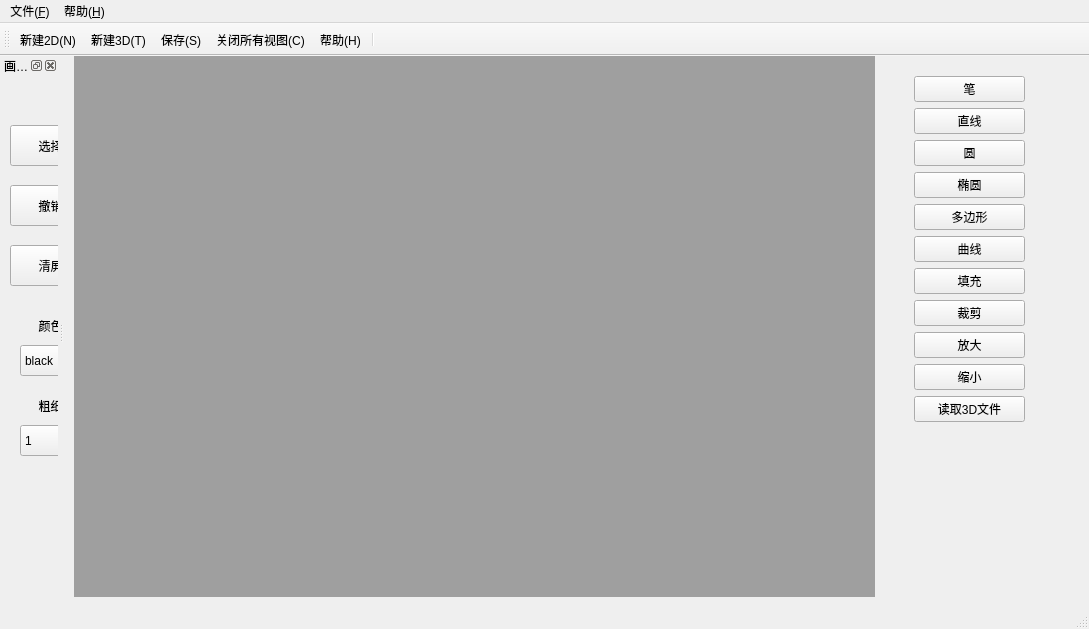
<?xml version="1.0" encoding="UTF-8"?>
<ui version="4.0">
 <class>MainWindow</class>
 <widget class="QMainWindow" name="MainWindow">
  <property name="geometry">
   <rect>
    <x>0</x>
    <y>0</y>
    <width>1089</width>
    <height>629</height>
   </rect>
  </property>
  <property name="mouseTracking">
   <bool>true</bool>
  </property>
  <property name="windowTitle">
   <string>MainWindow</string>
  </property>
  <widget class="QWidget" name="centralWidget">
   <property name="mouseTracking">
    <bool>true</bool>
   </property>
   <widget class="QWidget" name="widget" native="true">
    <property name="geometry">
     <rect>
      <x>10</x>
      <y>0</y>
      <width>801</width>
      <height>551</height>
     </rect>
    </property>
    <property name="mouseTracking">
     <bool>true</bool>
    </property>
    <widget class="QMdiArea" name="mdiArea">
     <property name="geometry">
      <rect>
       <x>0</x>
       <y>0</y>
       <width>801</width>
       <height>541</height>
      </rect>
     </property>
     <property name="mouseTracking">
      <bool>true</bool>
     </property>
     <property name="tabsClosable">
      <bool>false</bool>
     </property>
    </widget>
   </widget>
   <widget class="QWidget" name="widget_2" native="true">
    <property name="geometry">
     <rect>
      <x>810</x>
      <y>0</y>
      <width>171</width>
      <height>511</height>
     </rect>
    </property>
    <property name="mouseTracking">
     <bool>false</bool>
    </property>
    <widget class="QWidget" name="verticalLayoutWidget">
     <property name="geometry">
      <rect>
       <x>-10</x>
       <y>0</y>
       <width>181</width>
       <height>511</height>
      </rect>
     </property>
     <layout class="QVBoxLayout" name="verticalLayout">
      <property name="sizeConstraint">
       <enum>QLayout::SetMaximumSize</enum>
      </property>
      <property name="leftMargin">
       <number>50</number>
      </property>
      <property name="topMargin">
       <number>20</number>
      </property>
      <property name="rightMargin">
       <number>20</number>
      </property>
      <property name="bottomMargin">
       <number>50</number>
      </property>
      <item>
       <widget class="QPushButton" name="pen">
        <property name="text">
         <string>笔</string>
        </property>
        <property name="icon">
         <iconset>
          <selectedoff>:/images/笔.png</selectedoff>
         </iconset>
        </property>
       </widget>
      </item>
      <item>
       <widget class="QPushButton" name="line">
        <property name="text">
         <string>直线</string>
        </property>
        <property name="icon">
         <iconset>
          <selectedoff>:/images/直线.png</selectedoff>
         </iconset>
        </property>
       </widget>
      </item>
      <item>
       <widget class="QPushButton" name="circle">
        <property name="text">
         <string>圆</string>
        </property>
        <property name="icon">
         <iconset>
          <selectedoff>:/images/圆.png</selectedoff>
         </iconset>
        </property>
       </widget>
      </item>
      <item>
       <widget class="QPushButton" name="ellipse">
        <property name="text">
         <string>椭圆</string>
        </property>
        <property name="icon">
         <iconset>
          <selectedoff>:/images/椭圆形.png</selectedoff>
         </iconset>
        </property>
       </widget>
      </item>
      <item>
       <widget class="QPushButton" name="polygon">
        <property name="text">
         <string>多边形</string>
        </property>
        <property name="icon">
         <iconset>
          <selectedoff>:/images/点击选多边形.png</selectedoff>
         </iconset>
        </property>
       </widget>
      </item>
      <item>
       <widget class="QPushButton" name="Bezier">
        <property name="text">
         <string>曲线</string>
        </property>
        <property name="icon">
         <iconset>
          <selectedoff>:/images/曲线.png</selectedoff>
         </iconset>
        </property>
       </widget>
      </item>
      <item>
       <widget class="QPushButton" name="fillcolor">
        <property name="text">
         <string>填充</string>
        </property>
        <property name="icon">
         <iconset>
          <selectedoff>:/images/填充.png</selectedoff>
         </iconset>
        </property>
       </widget>
      </item>
      <item>
       <widget class="QPushButton" name="caijian">
        <property name="text">
         <string>裁剪</string>
        </property>
        <property name="icon">
         <iconset>
          <selectedoff>:/images/编辑.png</selectedoff>
         </iconset>
        </property>
       </widget>
      </item>
      <item>
       <widget class="QPushButton" name="zoomin">
        <property name="text">
         <string>放大</string>
        </property>
        <property name="icon">
         <iconset>
          <selectedon>:/images/放大镜.png</selectedon>
         </iconset>
        </property>
       </widget>
      </item>
      <item>
       <widget class="QPushButton" name="zoomout">
        <property name="text">
         <string>缩小</string>
        </property>
        <property name="icon">
         <iconset>
          <selectedon>:/images/缩小.png</selectedon>
         </iconset>
        </property>
       </widget>
      </item>
      <item>
       <widget class="QPushButton" name="read3D">
        <property name="text">
         <string>读取3D文件</string>
        </property>
        <property name="icon">
         <iconset>
          <selectedoff>:/images/3d.png</selectedoff>
         </iconset>
        </property>
       </widget>
      </item>
     </layout>
    </widget>
   </widget>
  </widget>
  <widget class="QMenuBar" name="menuBar">
   <property name="geometry">
    <rect>
     <x>0</x>
     <y>0</y>
     <width>1089</width>
     <height>26</height>
    </rect>
   </property>
   <widget class="QMenu" name="menu_F">
    <property name="title">
     <string>文件(&amp;F)</string>
    </property>
    <addaction name="actions_T"/>
    <addaction name="actionnew3D"/>
    <addaction name="action_S"/>
    <addaction name="actionclose"/>
   </widget>
   <widget class="QMenu" name="menu_H">
    <property name="title">
     <string>帮助(&amp;H)</string>
    </property>
    <addaction name="actions_H"/>
   </widget>
   <addaction name="menu_F"/>
   <addaction name="menu_H"/>
  </widget>
  <widget class="QStatusBar" name="statusBar"/>
  <widget class="QToolBar" name="mainToolBar">
   <property name="toolButtonStyle">
    <enum>Qt::ToolButtonTextUnderIcon</enum>
   </property>
   <attribute name="toolBarArea">
    <enum>TopToolBarArea</enum>
   </attribute>
   <attribute name="toolBarBreak">
    <bool>false</bool>
   </attribute>
   <addaction name="actions_T"/>
   <addaction name="actionnew3D"/>
   <addaction name="action_S"/>
   <addaction name="actionclose"/>
   <addaction name="actions_H"/>
   <addaction name="separator"/>
  </widget>
  <widget class="QDockWidget" name="dockWidget">
   <property name="sizePolicy">
    <sizepolicy hsizetype="Maximum" vsizetype="Maximum">
     <horstretch>0</horstretch>
     <verstretch>0</verstretch>
    </sizepolicy>
   </property>
   <property name="acceptDrops">
    <bool>false</bool>
   </property>
   <property name="autoFillBackground">
    <bool>false</bool>
   </property>
   <property name="allowedAreas">
    <set>Qt::AllDockWidgetAreas</set>
   </property>
   <property name="windowTitle">
    <string>画图工具</string>
   </property>
   <attribute name="dockWidgetArea">
    <number>1</number>
   </attribute>
   <widget class="QWidget" name="dockWidgetContents">
    <widget class="QComboBox" name="comboBox_2">
     <property name="geometry">
      <rect>
       <x>20</x>
       <y>270</y>
       <width>71</width>
       <height>31</height>
      </rect>
     </property>
     <item>
      <property name="text">
       <string>black</string>
      </property>
     </item>
     <item>
      <property name="text">
       <string>red</string>
      </property>
     </item>
     <item>
      <property name="text">
       <string>orange</string>
      </property>
     </item>
     <item>
      <property name="text">
       <string>yellow</string>
      </property>
     </item>
     <item>
      <property name="text">
       <string>green</string>
      </property>
     </item>
     <item>
      <property name="text">
       <string>blue</string>
      </property>
     </item>
     <item>
      <property name="text">
       <string>purple</string>
      </property>
     </item>
    </widget>
    <widget class="QLabel" name="label_3">
     <property name="geometry">
      <rect>
       <x>20</x>
       <y>230</y>
       <width>61</width>
       <height>41</height>
      </rect>
     </property>
     <property name="text">
      <string>颜色</string>
     </property>
     <property name="textFormat">
      <enum>Qt::PlainText</enum>
     </property>
     <property name="alignment">
      <set>Qt::AlignCenter</set>
     </property>
    </widget>
    <widget class="QLabel" name="label_2">
     <property name="geometry">
      <rect>
       <x>20</x>
       <y>310</y>
       <width>61</width>
       <height>41</height>
      </rect>
     </property>
     <property name="sizePolicy">
      <sizepolicy hsizetype="Preferred" vsizetype="Preferred">
       <horstretch>0</horstretch>
       <verstretch>0</verstretch>
      </sizepolicy>
     </property>
     <property name="focusPolicy">
      <enum>Qt::NoFocus</enum>
     </property>
     <property name="layoutDirection">
      <enum>Qt::LeftToRight</enum>
     </property>
     <property name="frameShadow">
      <enum>QFrame::Raised</enum>
     </property>
     <property name="text">
      <string>粗细</string>
     </property>
     <property name="alignment">
      <set>Qt::AlignCenter</set>
     </property>
    </widget>
    <widget class="QComboBox" name="comboBox">
     <property name="geometry">
      <rect>
       <x>20</x>
       <y>350</y>
       <width>71</width>
       <height>31</height>
      </rect>
     </property>
     <property name="layoutDirection">
      <enum>Qt::LeftToRight</enum>
     </property>
     <item>
      <property name="text">
       <string>1</string>
      </property>
     </item>
     <item>
      <property name="text">
       <string>2</string>
      </property>
     </item>
     <item>
      <property name="text">
       <string>3</string>
      </property>
     </item>
     <item>
      <property name="text">
       <string>4</string>
      </property>
     </item>
     <item>
      <property name="text">
       <string>5</string>
      </property>
     </item>
     <item>
      <property name="text">
       <string>6</string>
      </property>
     </item>
     <item>
      <property name="text">
       <string>7</string>
      </property>
     </item>
     <item>
      <property name="text">
       <string>8</string>
      </property>
     </item>
     <item>
      <property name="text">
       <string>9</string>
      </property>
     </item>
    </widget>
    <widget class="QPushButton" name="choose">
     <property name="geometry">
      <rect>
       <x>10</x>
       <y>50</y>
       <width>81</width>
       <height>41</height>
      </rect>
     </property>
     <property name="text">
      <string>选择</string>
     </property>
     <property name="icon">
      <iconset resource="res.qrc">
       <normaloff>:/images/mouse.png</normaloff>:/images/mouse.png</iconset>
     </property>
    </widget>
    <widget class="QPushButton" name="clear">
     <property name="geometry">
      <rect>
       <x>10</x>
       <y>170</y>
       <width>81</width>
       <height>41</height>
      </rect>
     </property>
     <property name="text">
      <string>清屏</string>
     </property>
     <property name="icon">
      <iconset resource="res.qrc">
       <normaloff>:/images/clear_screen.png</normaloff>:/images/clear_screen.png</iconset>
     </property>
    </widget>
    <widget class="QPushButton" name="to_back">
     <property name="geometry">
      <rect>
       <x>10</x>
       <y>110</y>
       <width>81</width>
       <height>41</height>
      </rect>
     </property>
     <property name="text">
      <string>撤销</string>
     </property>
     <property name="icon">
      <iconset resource="res.qrc">
       <normaloff>:/images/back.png</normaloff>:/images/back.png</iconset>
     </property>
    </widget>
   </widget>
  </widget>
  <action name="actions_T">
   <property name="icon">
    <iconset resource="res.qrc">
     <normaloff>:/images/新建文件.png</normaloff>:/images/新建文件.png</iconset>
   </property>
   <property name="text">
    <string>新建2D(&amp;N)</string>
   </property>
   <property name="shortcut">
    <string>Ctrl+N</string>
   </property>
  </action>
  <action name="actions_H">
   <property name="icon">
    <iconset resource="res.qrc">
     <normaloff>:/images/标记.png</normaloff>:/images/标记.png</iconset>
   </property>
   <property name="text">
    <string>帮助(&amp;H)</string>
   </property>
   <property name="toolTip">
    <string>帮助(H)</string>
   </property>
   <property name="shortcut">
    <string>Ctrl+H</string>
   </property>
  </action>
  <action name="action_S">
   <property name="icon">
    <iconset resource="res.qrc">
     <normaloff>:/images/保存.png</normaloff>:/images/保存.png</iconset>
   </property>
   <property name="text">
    <string>保存(&amp;S)</string>
   </property>
   <property name="shortcut">
    <string>Ctrl+S</string>
   </property>
  </action>
  <action name="actionnew3D">
   <property name="icon">
    <iconset resource="res.qrc">
     <normaloff>:/images/ico_保洁管理_保洁登记（新）.png</normaloff>:/images/ico_保洁管理_保洁登记（新）.png</iconset>
   </property>
   <property name="text">
    <string>新建3D(&amp;T)</string>
   </property>
   <property name="shortcut">
    <string>Ctrl+T</string>
   </property>
  </action>
  <action name="actionclose">
   <property name="icon">
    <iconset resource="res.qrc">
     <normaloff>:/images/垃圾桶1.png</normaloff>:/images/垃圾桶1.png</iconset>
   </property>
   <property name="text">
    <string>关闭所有视图(&amp;C)</string>
   </property>
   <property name="shortcut">
    <string>Ctrl+C</string>
   </property>
  </action>
 </widget>
 <layoutdefault spacing="6" margin="11"/>
 <resources>
  <include location="res.qrc"/>
 </resources>
 <connections/>
</ui>
